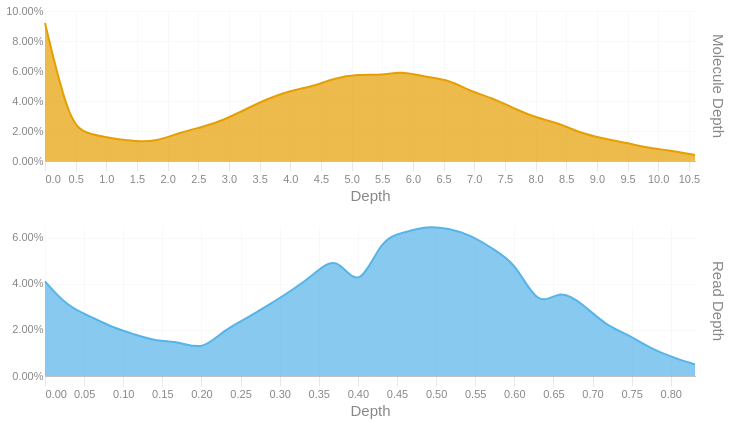

Notebook cell for this chart:
### Code cell
readdep = depth_hist(tb['Read Depth'], q99, 3)
readdep = readdep.with_columns(pl.lit('Read Depth').alias('Metric'))
if not SKIPLR:
    moldep = depth_hist(tb['Molecule Depth'], mol_q99, 1)
    moldep = moldep.with_columns(pl.lit('Molecule Depth').alias('Metric'))
    _hist = pl.concat([readdep, moldep])
    _hist = _hist.filter(pl.col('Proportion') != 0)
    with SafeRender(_hist):
        (
            alt.Chart(_hist)        
            .mark_area(interpolate = "basis")
            .encode(
                x=alt.X('Bin:Q').scale(domainMin=0).axis(alt.Axis(title='Depth')),
                y = alt.Y('Proportion:Q', title = None).axis(format = '.2%'),
                color = alt.Color('Metric:N').legend(None),
                row = alt.Row("Metric:N").header(title = None, labelOrient = 'right'),
                tooltip = [
                    alt.Tooltip("Metric:N", title = "Metric"),
                    alt.Tooltip('Interval:N', title = "Depth Interval"),
                    alt.Tooltip('Proportion:Q', title = "% Alignments").format('.2%')
                ]
            )
            .resolve_scale(x='independent', y='independent')
            .properties(
                height = 150, width = 650,
                usermeta={'embedOptions': {'downloadFileName': f'{samplename}.depth.hist'}}
            )
        ).display()
else:
    readdep = readdep.filter(pl.col('Proportion') != 0)
    with SafeRender(readdep):
        (
            alt.Chart(readdep)        
            .mark_area(interpolate = "basis")
            .encode(
                x=alt.X('Bin:Q').scale(domainMin=0).axis(alt.Axis(title='Depth')),
                y = alt.Y('Proportion:Q', title = None).axis(format = '.2%'),
                tooltip = [
                    alt.Tooltip('Interval:N', title = "Depth Interval"),
                    alt.Tooltip('Proportion:Q', title = "% Alignments").format('.2%')
                ]
            )
            .properties(
                usermeta={'embedOptions': {'downloadFileName': f'{samplename}.depth.hist'}}
            )
        ).display()

### Figure 1 — Vega-Lite specification as saved in the notebook (floating-point values rounded to 4 significant figures)
{"width": 650, "height": 150, "config": {"title": {"anchor": "start", "dy": -15, "fontSize": 18, "color": "#888888", "subtitleColor": "#888888", "subtitleFontSize": 14}, "arc": {"fill": "#0072B2"}, "axis": {"domainColor": "#888888", "domainWidth": 0.5, "gridWidth": 0.2, "grid": false, "titleFontWeight": 400, "titleFontSize": 15, "labelFontSize": 11, "labelColor": "#888888", "tickColor": "#888888", "tickWidth": 0.2, "titleColor": "#888888"}, "axisBand": {"grid": false}, "axisX": {"grid": true, "tickSize": 10, "domainCap": "round"}, "axisY": {"domain": false, "grid": true, "tickSize": 0, "domainCap": "round"}, "background": "transparent", "header": {"labelFontSize": 15, "labelColor": "#888888", "titleFontSize": 15, "titleFontWeight": 600, "titleColor": "#888888"}, "legend": {"labelFont": "sans-serif", "labelFontSize": 12, "labelColor": "#888888", "symbolSize": 100, "symbolType": "circle", "titleFontSize": 12, "titlePadding": 10, "titleColor": "#888888", "title": null}, "range": {"category": ["#E69F00", "#56B4E9", "#009E73", "#F0E442", "#0072B2", "#D55E00", "#CC79A7", "#000000"], "diverging": ["#cfe8f3", "#a2d4ec", "#73bfe2", "#46abdb", "#1696d2", "#12719e"]}, "area": {"fill": "#0072B2", "fillOpacity": 0.7, "line": true, "strokeOpacity": 0.7}, "line": {"color": "#0072B2", "stroke": "#0072B2", "strokeWidth": 2}, "trail": {"color": "#0072B2", "stroke": "#0072B2", "strokeWidth": 0, "size": 1}, "point": {"filled": true, "fillOpacity": 1.0, "size": 95}, "text": {"color": "#888888", "fontSize": 11, "align": "right", "fontWeight": 400, "size": 11}, "bar": {"fill": "#0072B2", "stroke": null}, "view": {"stroke": null, "continuousWidth": 660, "continuousHeight": 400}}, "data": {"name": "data-66b0934bfdb728db889e72b99c4d8209"}, "mark": {"type": "area", "interpolate": "basis"}, "encoding": {"color": {"field": "Metric", "legend": null, "type": "nominal"}, "row": {"field": "Metric", "header": {"title": null, "labelOrient": "right"}, "type": "nominal"}, "tooltip": [{"field": "Metric", "title": "Metric", "type": "nominal"}, {"field": "Interval", "title": "Depth Interval", "type": "nominal"}, {"field": "Proportion", "format": ".2%", "title": "% Alignments", "type": "quantitative"}], "x": {"axis": {"title": "Depth"}, "field": "Bin", "scale": {"domainMin": 0}, "type": "quantitative"}, "y": {"axis": {"format": ".2%"}, "field": "Proportion", "title": null, "type": "quantitative"}}, "resolve": {"scale": {"x": "independent", "y": "independent"}}, "usermeta": {"embedOptions": {"downloadFileName": "TF26LRJL0022_5B_10484332_23Y22YLT4_L7.depth.hist"}}, "$schema": "https://vega.github.io/schema/vega-lite/v6.4.1.json", "datasets": {"data-66b0934bfdb728db889e72b99c4d8209": [{"Bin": 0.0, "Interval": "0.0-0.029", "Proportion": 0.041, "Metric": "Read Depth"}, {"Bin": 0.029, "Interval": "0.029-0.057", "Proportion": 0.03, "Metric": "Read Depth"}, {"Bin": 0.057, "Interval": "0.057-0.086", "Proportion": 0.026, "Metric": "Read Depth"}, {"Bin": 0.086, "Interval": "0.086-0.115", "Proportion": 0.021, "Metric": "Read Depth"}, {"Bin": 0.115, "Interval": "0.115-0.143", "Proportion": 0.018, "Metric": "Read Depth"}, {"Bin": 0.143, "Interval": "0.143-0.172", "Proportion": 0.015, "Metric": "Read Depth"}, {"Bin": 0.172, "Interval": "0.172-0.201", "Proportion": 0.015, "Metric": "Read Depth"}, {"Bin": 0.201, "Interval": "0.201-0.229", "Proportion": 0.011, "Metric": "Read Depth"}, {"Bin": 0.229, "Interval": "0.229-0.258", "Proportion": 0.02, "Metric": "Read Depth"}, {"Bin": 0.258, "Interval": "0.258-0.287", "Proportion": 0.025, "Metric": "Read Depth"}, {"Bin": 0.287, "Interval": "0.287-0.315", "Proportion": 0.031, "Metric": "Read Depth"}, {"Bin": 0.315, "Interval": "0.315-0.344", "Proportion": 0.037, "Metric": "Read Depth"}, {"Bin": 0.344, "Interval": "0.344-0.373", "Proportion": 0.044, "Metric": "Read Depth"}, {"Bin": 0.373, "Interval": "0.373-0.401", "Proportion": 0.053, "Metric": "Read Depth"}, {"Bin": 0.401, "Interval": "0.401-0.43", "Proportion": 0.036, "Metric": "Read Depth"}, {"Bin": 0.43, "Interval": "0.43-0.459", "Proportion": 0.06, "Metric": "Read Depth"}, {"Bin": 0.459, "Interval": "0.459-0.487", "Proportion": 0.062, "Metric": "Read Depth"}, {"Bin": 0.487, "Interval": "0.487-0.516", "Proportion": 0.065, "Metric": "Read Depth"}, {"Bin": 0.516, "Interval": "0.516-0.545", "Proportion": 0.064, "Metric": "Read Depth"}, {"Bin": 0.545, "Interval": "0.545-0.573", "Proportion": 0.061, "Metric": "Read Depth"}, {"Bin": 0.573, "Interval": "0.573-0.602", "Proportion": 0.055, "Metric": "Read Depth"}, {"Bin": 0.602, "Interval": "0.602-0.631", "Proportion": 0.049, "Metric": "Read Depth"}, {"Bin": 0.631, "Interval": "0.631-0.659", "Proportion": 0.029, "Metric": "Read Depth"}, {"Bin": 0.659, "Interval": "0.659-0.688", "Proportion": 0.038, "Metric": "Read Depth"}, {"Bin": 0.688, "Interval": "0.688-0.717", "Proportion": 0.031, "Metric": "Read Depth"}, {"Bin": 0.717, "Interval": "0.717-0.745", "Proportion": 0.022, "Metric": "Read Depth"}, {"Bin": 0.745, "Interval": "0.745-0.774", "Proportion": 0.018, "Metric": "Read Depth"}, {"Bin": 0.774, "Interval": "0.774-0.803", "Proportion": 0.012, "Metric": "Read Depth"}, {"Bin": 0.803, "Interval": "0.803-0.831", "Proportion": 0.008, "Metric": "Read Depth"}, {"Bin": 0.831, "Interval": "0.831-0.86", "Proportion": 0.005, "Metric": "Read Depth"}, {"Bin": 0.0, "Interval": "0.0-0.4", "Proportion": 0.092, "Metric": "Molecule Depth"}, {"Bin": 0.4, "Interval": "0.4-0.7", "Proportion": 0.024, "Metric": "Molecule Depth"}, {"Bin": 0.7, "Interval": "0.7-1.1", "Proportion": 0.018, "Metric": "Molecule Depth"}, {"Bin": 1.1, "Interval": "1.1-1.5", "Proportion": 0.015, "Metric": "Molecule Depth"}, {"Bin": 1.5, "Interval": "1.5-1.8", "Proportion": 0.013, "Metric": "Molecule Depth"}, {"Bin": 1.8, "Interval": "1.8-2.2", "Proportion": 0.013, "Metric": "Molecule Depth"}, {"Bin": 2.2, "Interval": "2.2-2.6", "Proportion": 0.019, "Metric": "Molecule Depth"}, {"Bin": 2.6, "Interval": "2.6-2.9", "Proportion": 0.023, "Metric": "Molecule Depth"}, {"Bin": 2.9, "Interval": "2.9-3.3", "Proportion": 0.027, "Metric": "Molecule Depth"}, {"Bin": 3.3, "Interval": "3.3-3.6", "Proportion": 0.035, "Metric": "Molecule Depth"}, {"Bin": 3.6, "Interval": "3.6-4.0", "Proportion": 0.041, "Metric": "Molecule Depth"}, {"Bin": 4.0, "Interval": "4.0-4.4", "Proportion": 0.047, "Metric": "Molecule Depth"}, {"Bin": 4.4, "Interval": "4.4-4.7", "Proportion": 0.05, "Metric": "Molecule Depth"}, {"Bin": 4.7, "Interval": "4.7-5.1", "Proportion": 0.055, "Metric": "Molecule Depth"}, {"Bin": 5.1, "Interval": "5.1-5.5", "Proportion": 0.058, "Metric": "Molecule Depth"}, {"Bin": 5.5, "Interval": "5.5-5.8", "Proportion": 0.057, "Metric": "Molecule Depth"}, {"Bin": 5.8, "Interval": "5.8-6.2", "Proportion": 0.06, "Metric": "Molecule Depth"}, {"Bin": 6.2, "Interval": "6.2-6.6", "Proportion": 0.056, "Metric": "Molecule Depth"}, {"Bin": 6.6, "Interval": "6.6-6.9", "Proportion": 0.054, "Metric": "Molecule Depth"}, {"Bin": 6.9, "Interval": "6.9-7.3", "Proportion": 0.047, "Metric": "Molecule Depth"}, {"Bin": 7.3, "Interval": "7.3-7.7", "Proportion": 0.042, "Metric": "Molecule Depth"}, {"Bin": 7.7, "Interval": "7.7-8.0", "Proportion": 0.034, "Metric": "Molecule Depth"}, {"Bin": 8.0, "Interval": "8.0-8.4", "Proportion": 0.029, "Metric": "Molecule Depth"}, {"Bin": 8.4, "Interval": "8.4-8.7", "Proportion": 0.025, "Metric": "Molecule Depth"}, {"Bin": 8.7, "Interval": "8.7-9.1", "Proportion": 0.019, "Metric": "Molecule Depth"}, {"Bin": 9.1, "Interval": "9.1-9.5", "Proportion": 0.015, "Metric": "Molecule Depth"}, {"Bin": 9.5, "Interval": "9.5-9.8", "Proportion": 0.012, "Metric": "Molecule Depth"}, {"Bin": 9.8, "Interval": "9.8-10.2", "Proportion": 0.009, "Metric": "Molecule Depth"}, {"Bin": 10.2, "Interval": "10.2-10.6", "Proportion": 0.007, "Metric": "Molecule Depth"}, {"Bin": 10.6, "Interval": "10.6-10.93", "Proportion": 0.004, "Metric": "Molecule Depth"}]}}
